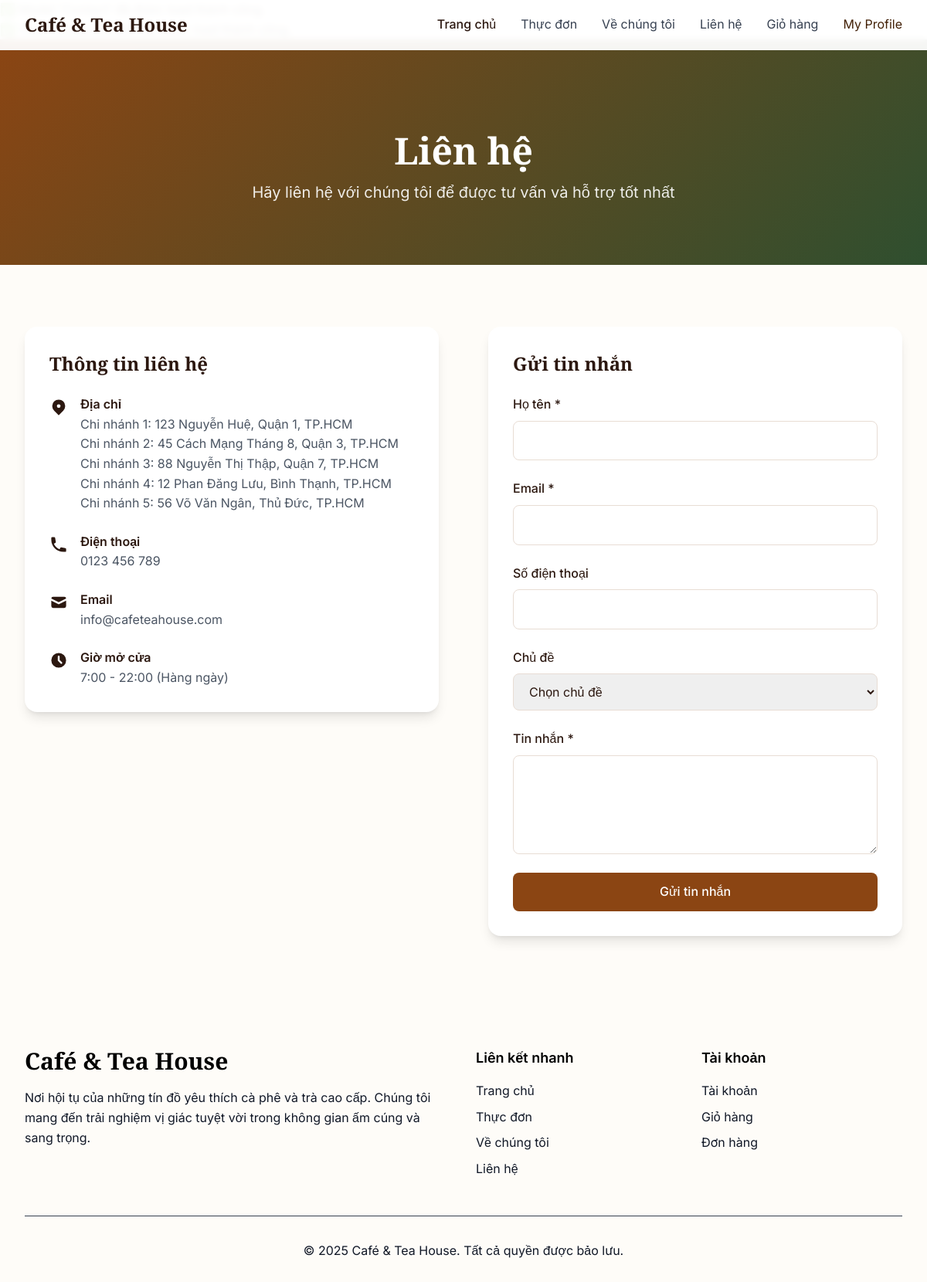
The app's page /contact with its own data.
### tables this page shows
CREATE TABLE `Branches` (
  `ID` int(10) NOT NULL,
  `Name` varchar(100) DEFAULT NULL,
  `Address` varchar(1000) DEFAULT NULL,
  `Phone` varchar(11) DEFAULT NULL,
  `Status` varchar(10) DEFAULT NULL
);

### app/controllers/ContactController.php (called while the page is built)
<?php
class ContactController extends Controller {
    public function index() {
        $branchModel = $this->model('Contact');
        $branch = $branchModel->getAllBranch();
        $data = [
            'title' => 'Liên hệ',
            'branch' => $branch
        ];
        $this->view('contact/index', $data);
    }
}

### app/core/Router.php (called while the page is built, shortened)
<?php
class Router {
    protected $controller = 'HomeController';
    protected $action = 'index';
    protected $params = [];
    public function __construct() {
        $url = $this->getUrl();
        if (isset($url[0]) && file_exists("./app/controllers/" . ucfirst($url[0]) . "Controller.php")) {
            $this->controller = ucfirst($url[0]) . "Controller";
            unset($url[0]);
        }
        $this->controller = new $this->controller;
        $this->params = $url ? array_values($url) : [];
    }
    public function run() {
        call_user_func_array([$this->controller, $this->action], $this->params);
    }
    private function getUrl() {
        if (isset($_GET['url'])) {
            return explode('/', filter_var(trim($_GET['url'], '/'), FILTER_SANITIZE_URL));
        }
    }
}
?>

### index.php (called while the page is built, shortened)
<?php
require_once "./app/core/Router.php";
require_once "./app/core/Controller.php";
require_once "./app/core/Model.php";
$router = new Router();
$router->run();
?>

### app/core/Model.php (called while the page is built, shortened)
<?php
class Model {
    public function __construct() {
        $this->db = new mysqli(DB_HOST, DB_USER, DB_PASS, DB_NAME);
    }
}
?>

### app/models/Contact.php (called while the page is built)
<?php
class Contact extends Model {
    public function getAllBranch() {
        $query = "SELECT * FROM Branches WHERE Status = 'active';";
        $result = $this->db->query($query);
        $data = [];
        while ($row = $result->fetch_assoc()) {
            $data[] = $row;
        }
        return $data;
    }
}

### app/views/contact/index.php (the view, shortened to what this page needs)
<?php include 'app/views/layout/header.php'; ?>
    <section class="page-header">
        <div class="max-w-7xl mx-auto px-4 sm:px-6 lg:px-8">
            <h1 class="font-display text-5xl font-bold mb-4">Liên hệ</h1>
            <p class="text-xl opacity-90 max-w-2xl mx-auto">
                Hãy liên hệ với chúng tôi để được tư vấn và hỗ trợ tốt nhất
            </p>
        </div>
    </section>
    <section class="content-section bg-muted">
        <div class="max-w-7xl mx-auto px-4 sm:px-6 lg:px-8">
            <div class="grid grid-cols-1 lg:grid-cols-2 gap-16">
                <div class="fade-in">
                    <div class="bg-white rounded-2xl p-8 shadow-lg">
                        <h3 class="font-display text-2xl font-semibold mb-6">Thông tin liên hệ</h3>
                        <div class="space-y-6">
                            <div class="flex items-start space-x-4">
                                <div class="w-6 h-6 text-primary mt-1">
                                    <svg fill="currentColor" viewBox="0 0 20 20">
                                        <path fill-rule="evenodd" d="M5.05 4.05a7 7 0 119.9 9.9L10 18.9l-4.95-4.95a7 7 0 010-9.9zM10 11a2 2 0 100-4 2 2 0 000 4z" clip-rule="evenodd" />
                                    </svg>
                                </div>
                                <div>
                                    <h4 class="font-semibold text-foreground">Địa chỉ</h4>
<?php $count = 1;?>
<?php if (!empty($data['branch'])): ?>
    <?php foreach ($data['branch'] as $branch): ?>
                                    <p class="text-gray-600">Chi nhánh <?php echo $count;?>: <?= htmlspecialchars($branch['Address']) ?></p>
        <?php $count++; ?>
    <?php endforeach; ?>
<?php else: ?>
                                    <p>Chưa có chi nhánh nào.</p>
<?php endif; ?>
                                </div>
                            </div>
                            <div class="flex items-start space-x-4">
                                <div class="w-6 h-6 text-primary mt-1">
                                    <svg fill="currentColor" viewBox="0 0 20 20">
                                        <path d="M2 3a1 1 0 011-1h2.153a1 1 0 01.986.836l.74 4.435a1 1 0 01-.54 1.06l-1.548.773a11.037 11.037 0 006.105 6.105l.774-1.548a1 1 0 011.059-.54l4.435.74a1 1 0 01.836.986V17a1 1 0 01-1 1h-2C7.82 18 2 12.18 2 5V3z" />
                                    </svg>
                                </div>
                                <div>
                                    <h4 class="font-semibold text-foreground">Điện thoại</h4>
                                    <p class="text-gray-600">0123 456 789</p>
                                </div>
                            </div>
                            <div class="flex items-start space-x-4">
                                <div class="w-6 h-6 text-primary mt-1">
                                    <svg fill="currentColor" viewBox="0 0 20 20">
                                        <path d="M2.003 5.884L10 9.882l7.997-3.998A2 2 0 0016 4H4a2 2 0 00-1.997 1.884z" />
                                        <path d="M18 8.118l-8 4-8-4V14a2 2 0 002 2h12a2 2 0 002-2V8.118z" />
                                    </svg>
                                </div>
                                <div>
                                    <h4 class="font-semibold text-foreground">Email</h4>
                                    <p class="text-gray-600">info@cafeteahouse.com</p>
                                </div>
                            </div>
                            <div class="flex items-start space-x-4">
                                <div class="w-6 h-6 text-primary mt-1">
                                    <svg fill="currentColor" viewBox="0 0 20 20">
                                        <path fill-rule="evenodd" d="M10 18a8 8 0 100-16 8 8 0 000 16zm1-12a1 1 0 10-2 0v4a1 1 0 00.293.707l2.828 2.829a1 1 0 101.415-1.415L11 9.586V6z" clip-rule="evenodd" />
                                    </svg>
                                </div>
                                <div>
                                    <h4 class="font-semibold text-foreground">Giờ mở cửa</h4>
                                    <p class="text-gray-600">7:00 - 22:00 (Hàng ngày)</p>
                                </div>
                            </div>
                        </div>
                    </div>
                </div>
                <div class="fade-in">
                    <form id="contact-form" class="bg-white rounded-2xl p-8 shadow-lg">
                        <h3 class="font-display text-2xl font-semibold mb-6">Gửi tin nhắn</h3>
                        <div class="space-y-6">
                            <div class="form-group">
                                <label class="form-label">Họ tên *</label>
                                <input type="text" name="name" class="form-input" required>
                            </div>
                            <div class="form-group">
                                <label class="form-label">Email *</label>
                                <input type="email" name="email" class="form-input" required>
                            </div>
                            <div class="form-group">
                                <label class="form-label">Số điện thoại</label>
                                <input type="tel" name="phone" class="form-input">
                            </div>
                            <div class="form-group">
                                <label class="form-label">Chủ đề</label>
                                <select name="subject" class="form-input">
                                    <option value="">Chọn chủ đề</option>
                                </select>
                            </div>
                            <div class="form-group">
                                <label class="form-label">Tin nhắn *</label>
                                <textarea name="message" rows="4" class="form-input form-textarea" required></textarea>
                            </div>
                            <button type="submit" class="btn-primary w-full">Gửi tin nhắn</button>
                        </div>
                    </form>
                </div>
            </div>
        </div>
    </section>
<?php include 'app/views/layout/footer.php'; ?>

### app/core/Controller.php (shortened to what this page needs)
<?php
class Controller {
    public function model($model) {
        $modelPath = "./app/models/" . $model . ".php";
        if (file_exists($modelPath)) {
            if (class_exists($model)) {
                echo "✅ Model '{$model}' đã được load thành công.<br>";
                return new $model();
            } else {
                die("❌ Class '{$model}' KHÔNG tồn tại trong file {$modelPath}.<br>");
            }
        } else {
            die("❌ Không tìm thấy file model tại: {$modelPath}.<br>");
        }
    }
    public function view($view, $data = []) {
        $viewPath = "./app/views/" . $view . ".php";
        if (file_exists($viewPath)) {
            extract($data);
            echo "✅ View '{$view}' đã được load thành công.<br>";
            require_once $viewPath;
        } else {
            die("❌ Không tìm thấy file view tại: {$viewPath}.<br>");
        }
    }
}
?>

### app/views/layout/header.php (shortened to what this page needs)
<!DOCTYPE html>
<html lang="vi">
<head>
    <script src="https://cdn.tailwindcss.com"></script>
    <link rel="stylesheet" href="<?= BASE_URL ?>public/css/styles.css">
</head>
<body>
<header class="fixed top-0 w-full bg-white/95 backdrop-blur-sm z-50 border-b border-gray-100">
        <nav class="max-w-7xl mx-auto px-4 sm:px-6 lg:px-8">
            <div class="flex justify-between items-center h-16">
                <div class="flex items-center">
                    <div class="font-display text-2xl font-bold text-primary">
                        Café & Tea House
                    </div>
                </div>
                <div class="hidden md:block">
                    <div class="ml-10 flex items-baseline space-x-8">
                        <a href="index" class="text-primary font-medium">Trang chủ</a>
                        <a href="menu" class="text-gray-700 hover:text-primary transition-colors">Thực đơn</a>
                        <a href="about" class="text-gray-700 hover:text-primary transition-colors">Về chúng tôi</a>
                        <a href="contact" class="text-gray-700 hover:text-primary transition-colors">Liên hệ</a>
                        <a href="cart" class="text-gray-700 hover:text-primary transition-colors">Giỏ hàng</a>
                        <?php if (isset($_SESSION['user'])): ?>
                            <a href="profile" class="text-yellow-950 hover:text-primary transition-colors">My Profile</a>
                        <?php else: ?>
                            <a href="login" class="text-gray-700 hover:text-primary transition-colors">Đăng nhập</a>
                        <?php endif; ?>
                    </div>
                </div>
            </div>
        </nav>
    </header>

### app/views/layout/footer.php (shortened to what this page needs)
<footer class="bg-foreground text-black py-16">
        <div class="max-w-7xl mx-auto px-4 sm:px-6 lg:px-8">
            <div class="grid grid-cols-1 md:grid-cols-4 gap-8">
                <div class="col-span-1 md:col-span-2">
                    <div class="font-display text-3xl font-bold mb-4">Café & Tea House</div>
                    <p class="text-gray-900 mb-6 leading-relaxed">
                        Nơi hội tụ của những tín đồ yêu thích cà phê và trà cao cấp.
                        Chúng tôi mang đến trải nghiệm vị giác tuyệt vời trong không gian ấm cúng và sang trọng.
                    </p>
                </div>
                <div>
                    <h3 class="font-semibold text-lg mb-4">Liên kết nhanh</h3>
                    <ul class="space-y-2">
                        <li><a href="index.html" class="text-gray-900 hover:text-black transition-colors">Trang chủ</a></li>
                        <li><a href="menu.html" class="text-gray-900 hover:text-black transition-colors">Thực đơn</a></li>
                        <li><a href="about.html" class="text-gray-900 hover:text-black transition-colors">Về chúng tôi</a></li>
                        <li><a href="contact.html" class="text-gray-900 hover:text-black transition-colors">Liên hệ</a></li>
                    </ul>
                </div>
                <div>
                    <h3 class="font-semibold text-lg mb-4">Tài khoản</h3>
                    <ul class="space-y-2">
                        <li><a href="profile.html" class="text-gray-900 hover:text-black transition-colors">Tài khoản</a></li>
                        <li><a href="cart.html" class="text-gray-900 hover:text-black transition-colors">Giỏ hàng</a></li>
                        <li><a href="order.html" class="text-gray-900 hover:text-black transition-colors">Đơn hàng</a></li>
                    </ul>
                </div>
            </div>
            <div class="border-t border-gray-700 mt-12 pt-8 text-center">
                <p class="text-gray-900">
                    © 2025 Café & Tea House. Tất cả quyền được bảo lưu.
                </p>
            </div>
        </div>
    </footer>
</body>
</html>

### public/css/styles.css (style rules this page uses)
:root { --primary: #8b4513; --primary-light: #d2b48c; --secondary: #2f4f2f; --accent: #f5e6d3; --background: #fefcf8; --foreground: #2c1810; --muted: #f8f4f0; --border: #e8ddd4; }
* { margin: 0; padding: 0; box-sizing: border-box; }
body { font-family: "Inter", sans-serif; background-color: var(--background); color: var(--foreground); line-height: 1.6; }
.font-display { font-family: "Playfair Display", serif; }
.fade-in { opacity: 0; transform: translateY(30px); transition: all 0.6s ease; }
.fade-in.visible { opacity: 1; transform: translateY(0); }
.btn-primary { background-color: var(--primary); color: white; padding: 12px 32px; border-radius: 8px; font-weight: 500; transition: all 0.3s ease; border: none; cursor: pointer; text-decoration: none; display: inline-block; }
.page-header { background: linear-gradient(135deg, var(--primary) 0%, var(--secondary) 100%); color: white; padding: 120px 0 80px; text-align: center; }
.content-section { padding: 80px 0; }
.form-group { margin-bottom: 24px; }
.form-label { display: block; margin-bottom: 8px; font-weight: 500; color: var(--foreground); }
.form-input { width: 100%; padding: 12px 16px; border: 1px solid var(--border); border-radius: 8px; font-size: 16px; transition: border-color 0.2s ease; }
.form-textarea { resize: vertical; min-height: 120px; }

### records on screen
branches: Address "123 Nguyễn Huệ, Quận 1, TP.HCM"
branches: Address "45 Cách Mạng Tháng 8, Quận 3, TP.HCM"
branches: Address "88 Nguyễn Thị Thập, Quận 7, TP.HCM"
branches: Address "12 Phan Đăng Lưu, Bình Thạnh, TP.HCM"
branches: Address "56 Võ Văn Ngân, Thủ Đức, TP.HCM"

### other values on screen
$model "Contact"
$view "contact/index"
